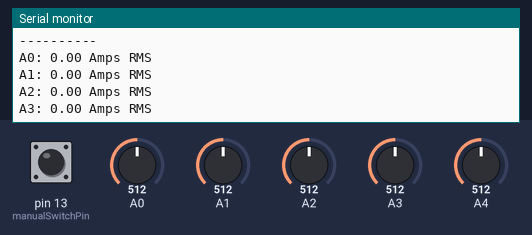
Bench run of a sketch on a simulated Arduino Uno, built with avr-gcc and run on an emulated ATmega328P. Shown: the last lines printed to the serial monitor. The inputs (shaded band) are chosen by the test bench; at power-on: A0 = 512, pin 13 (manualSwitchPin) LOW, A2 = 512, A3 = 512, A4 = 512, A1 = 512.

Above: at 3.2 s.
3.3 s: A0 set to 415
At 5.6 s:
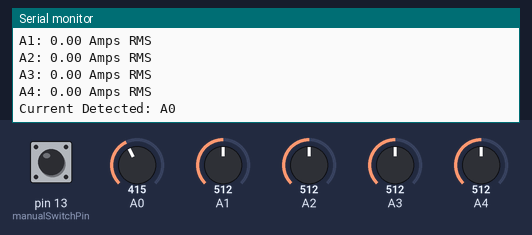
6.0 s: pin 13 (manualSwitchPin) pulled HIGH for 3.2 s
10.7 s: A2 set to 415
At 11.44 s:
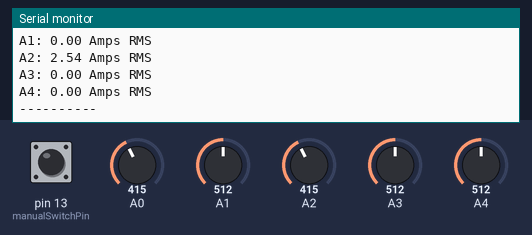
12.2 s: A3 set to 415
At 12.43 s:
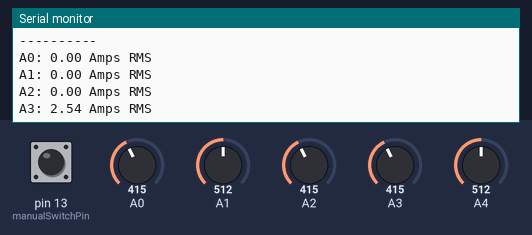
13.7 s: A4 set to 415
At 14.18 s:
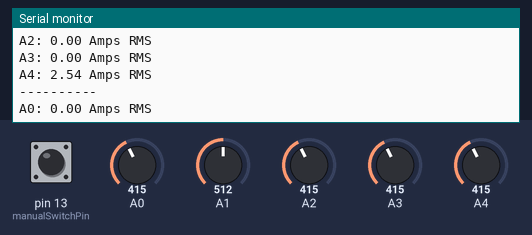
15.2 s: A0 set to 435
At 15.43 s:
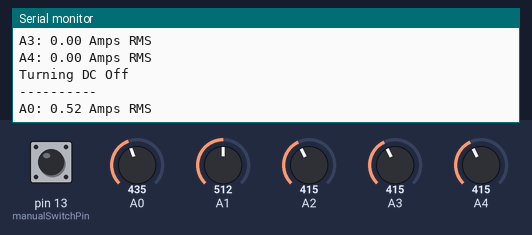
Timing chart, 0 to 17.7 s (numbered marks = the images above; inputs shaded):
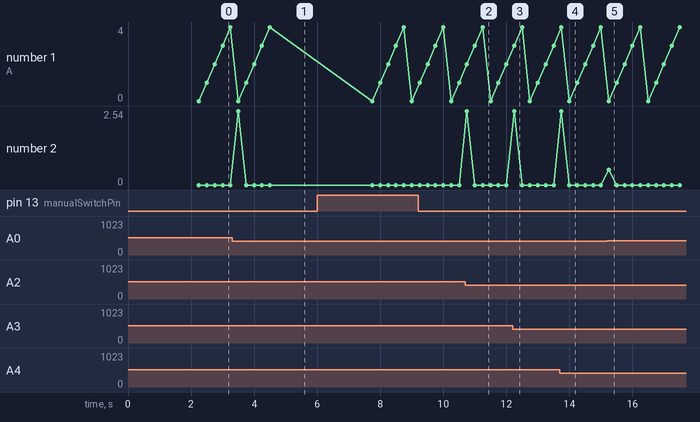

Measured:
- after the input at 3.3 s, the serial monitor: prints a new line after 0.20 s (image 1)
- after the input at 10.7 s, the serial monitor: prints a new line after 0.05 s (image 2)
- after the input at 12.2 s, the serial monitor: prints a new line after 0.05 s (image 3)
- after the input at 13.7 s, the serial monitor: prints a new line after 0.05 s (image 4)
- after the input at 15.2 s, the serial monitor: prints a new line after 0.05 s (image 5)

The sketch:

AC_Test.ino
```cpp
/*
 * This code is for the project at
 * http://www.iliketomakestuff.com/how-to-automate-a-dust-collection-system-arduino
 * All of the components are list on the url above.
 *
This script was created by Bob Clagett for I Like To Make Stuff
For more projects, check out iliketomakestuff.com
Includes Modified version of "Measuring AC Current Using ACS712"
http://henrysbench.capnfatz.com/henrys-bench/arduino-current-measurements/acs712-arduino-ac-current-tutorial/
Parts of this sketch were taken from the keypad and servo sample sketches that comes with the keypad and servo libraries.
Uses https://github.com/adafruit/Adafruit-PWM-Servo-Driver-Library
*/
#include <Wire.h>
#include <Adafruit_PWMServoDriver.h>
//#include "IRLibAll.h"
#include <IRLibSendBase.h>    // First include the send base
//Now include only the protocols you wish to actually use.
//The lowest numbered protocol should be first but remainder
//can be any order.
#include <IRLib_P01_NEC.h>
#include <IRLibCombo.h>     // After all protocols, include this
// All of the above automatically creates a universal sending
// class called "IRsend" containing only the protocols you want.
// Now declare an instance of that sender.

//IR Globals
//IRrecvPCI myReceiver(3); //create receiver and pass pin number
//IRdecode myDecoder;   //create decoder

IRsend irSender;

// called this way, it uses the default address 0x40
Adafruit_PWMServoDriver pwm = Adafruit_PWMServoDriver();
// you can also call it with a different address you want
//Adafruit_PWMServoDriver pwm = Adafruit_PWMServoDriver(0x41);

// Depending on your servo make, the pulse width min and max may vary, you
// want these to be as small/large as possible without hitting the hard stop
// for max range. You'll have to tweak them as necessary to match the servos you
// have!

// our servo # counter

#define SERVOMIN  180 // this is the 'minimum' pulse length count (out of 4096)
#define SERVOMAX  425 // this is the 'maximum' pulse length count (out of 4096)

const int OPEN_ALL = 100;
const int CLOSE_ALL = 99;

boolean buttonTriggered = 0;
boolean powerDetected = 0;
boolean collectorIsOn = 0;
boolean DEBUG = true;
int DC_spindown = 2000;
int DC_spinup = 1000;

 const int NUMBER_OF_TOOLS = 5;
const int NUMBER_OF_GATES = 7;


// String tools[NUMBER_OF_TOOLS] = {"Table Saw","Planer","Jointer","Miter Saw","Band Saw"}; // "Floor Sweep"
// int voltSensor[NUMBER_OF_TOOLS] = {A0,A1,A2,A3,A4};


long int voltBaseline[NUMBER_OF_TOOLS] = {0,0,0,0,0};


//String tools[NUMBER_OF_TOOLS] = {"Miter Saw","Table Saw","Band Saw","Planer","Jointer"};
String tools[NUMBER_OF_TOOLS] = {"A0","A1","A2","A3","A4"};

int voltSensor[NUMBER_OF_TOOLS] = {A0,A1,A2,A3,A4};

//DC right, Y, miter, bandsaw, saw Y, tablesaw, floor sweep
//Set the throw of each gate separately, if needed

// {gate 0, gate 1, gate 2, gate 3, gate 4, gate 5, gate 6, gate 7}
int gateMinMax[NUMBER_OF_GATES][2] = {
  /*open, close*/
  {130, 425}, // 0 - South Y
  {130, 425}, // 1 - North Y
  {180, 425}, // 2 - Table saw
  {200, 350}, // 3 - Planer
  {420, 225}, // 4 - Jointer
  {390, 250}, // 5 - Miter Saw
  {100, 285} // 6 - Band Saw
  // {SERVOMIN, SERVOMAX} // Floor Sweep
};

//keep track of gates to be toggled ON/OFF for each tool

 int gates[NUMBER_OF_TOOLS][NUMBER_OF_GATES] = {
   {1,0,0,0,0,1,0}, // miter
   {1,0,1,0,0,0,0}, // table
   {0,1,0,0,0,0,1}, // bandsaw
   {1,0,0,1,0,0,0}, // planer
   {1,0,0,0,1,0,0} // jointer
 };

//int gates[NUMBER_OF_TOOLS][NUMBER_OF_GATES] = {
//  {1,0,0,0,0,1,0}, // miter
//  {0,0,1,0,0,0,0}, // table
//  {0,1,0,0,0,0,1}, // bandsaw
//};

const int manualSwitchPin = 13; //for button activated gate, currently NOT implemented

int mVperAmp = 66; // use 100 for 20A Module and 66 for 30A Module
double ampThreshold = 1;

double Voltage = 0;
double VRMS = 0;
double AmpsRMS = 0;

//button debouncing
int state = HIGH;      // the current state of the output pin
int reading;           // the current reading from the input pin
int previous = LOW;    // the previous reading from the input pin
int DC_status = false;

// the follow variables are long's because the time, measured in miliseconds,
// will quickly become a bigger number than can be stored in an int.
long time = 0;         // the last time the output pin was toggled
long debounce = 200;   // the debounce time, increase if the output flickers

void setup(){
  Serial.begin(9600);
  delay(2000); while (!Serial); //delay for Leonardo
//  pwm.begin();
//  pwm.setPWMFreq(50);  // Default is 1000mS

 //record baseline sensor settings
 //currently unused, but could be used for voltage comparison if need be.
//  for(int i=0;i<NUMBER_OF_TOOLS;i++){
//    pinMode(voltSensor[i],INPUT);
//    voltBaseline[i] = analogRead(voltSensor[i]);
//    if(DEBUG) {
//      Serial.print(tools[i]);
//      Serial.print(" baseline: ");
//      Serial.println(voltBaseline[i]);
//    }
//  }


}

void loop(){
  // use later for button debouncing
  reading = digitalRead(manualSwitchPin);


  if (reading == HIGH  && millis() - time > debounce) {
    if (DC_status){
      collectorIsOn = false;
//      mySender.send(NEC,0x10EFE01F,32);
      Serial.println("OFF");
    } else{
      collectorIsOn = true;
//      mySender.send(NEC,0x10EFC03F,32);
      Serial.println("ON");
    }
    time = millis();
  }

  Serial.println("----------");
   //loop through tools and check
   int activeTool = 50;// a number that will never happen
   for(int i=0;i<NUMBER_OF_TOOLS;i++){
      if( checkForAmperageChange(i)){
        activeTool = i;
        exit;
      }
   }
  if(activeTool != 50){
    // use activeTool for gate processing
    if(collectorIsOn == false){
      //manage all gate positions
      Serial.print("Current Detected: ");
      Serial.println(tools[activeTool]);
      delay(3000);
    }
  } else{
    if(collectorIsOn == true){
      Serial.println("Turning DC Off");

    }
  }
}
boolean checkForAmperageChange(int which) {
  Voltage = getVPP(voltSensor[which]);
  VRMS = (Voltage/2.0) *0.707;
  AmpsRMS = (VRMS * 1000)/mVperAmp;
  if(DEBUG) {
    Serial.print(tools[which]+": ");
    Serial.print(AmpsRMS);
    Serial.println(" Amps RMS");
  }
  if(AmpsRMS>ampThreshold) {
    return true;
  }
  else {
    return false;
  }
}
void turnOnDustCollection(){
  if(DEBUG) {
    Serial.println("DC ON");
  }
  irSender.send(NEC,0x10EFC03F,32);
  collectorIsOn = true;
}
void turnOffDustCollection(){
  if(DEBUG) {
    Serial.println("DC OFF");
  }
  irSender.send(NEC,0x10EFE01F,32);
  collectorIsOn = false;
  closeAll();
}

float getVPP(int sensor)
{
  float result;

  int readValue;             //value read from the sensor
  int maxValue = 0;          // store max value here
  int minValue = 1024;          // store min value here

   uint32_t start_time = millis();
   while((millis()-start_time) < 250) //sample for 1 Sec
   {
       readValue = analogRead(sensor);
       // see if you have a new maxValue
       if (readValue > maxValue)
       {
           /*record the maximum sensor value*/
           maxValue = readValue;
       }
       if (readValue < minValue)
       {
           /*record the maximum sensor value*/
           minValue = readValue;
       }
   }

   // Subtract min from max
   result = ((maxValue - minValue) * 5.0)/1024.0;

   return result;
 }

void closeGate(uint8_t num){
  pwm.setPWM(num, 0, gateMinMax[num][0]);
}
void openGate(uint8_t num){
  pwm.setPWM(num, 0, gateMinMax[num][1]);
}

void closeAll() {
  for(int i=0; i<NUMBER_OF_GATES; i++) {
    pwm.setPWM(i, 0, gateMinMax[i][0]);
    delay(500);
  }
}

void openAll() {
  for(int i=0; i<NUMBER_OF_GATES; i++) {
    pwm.setPWM(i, 0, gateMinMax[i][1]);
    delay(500);
  }
}
```
